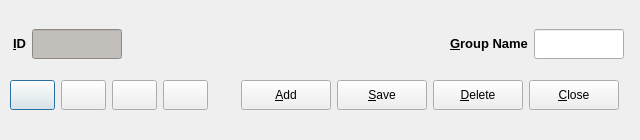
<?xml version="1.0" encoding="UTF-8"?>
<ui version="4.0">
 <class>GroupSetupDlg</class>
 <widget class="QDialog" name="GroupSetupDlg">
  <property name="geometry">
   <rect>
    <x>0</x>
    <y>0</y>
    <width>640</width>
    <height>140</height>
   </rect>
  </property>
  <property name="minimumSize">
   <size>
    <width>640</width>
    <height>140</height>
   </size>
  </property>
  <property name="maximumSize">
   <size>
    <width>640</width>
    <height>140</height>
   </size>
  </property>
  <property name="windowTitle">
   <string>Group Setup Entry</string>
  </property>
  <widget class="QWidget" name="layoutWidget">
   <property name="geometry">
    <rect>
     <x>10</x>
     <y>70</y>
     <width>206</width>
     <height>51</height>
    </rect>
   </property>
   <layout class="QHBoxLayout" name="horizontalLayout_2">
    <item>
     <widget class="QPushButton" name="firstEntry">
      <property name="minimumSize">
       <size>
        <width>45</width>
        <height>30</height>
       </size>
      </property>
      <property name="maximumSize">
       <size>
        <width>45</width>
        <height>30</height>
       </size>
      </property>
      <property name="toolTip">
       <string>First Entry</string>
      </property>
      <property name="text">
       <string/>
      </property>
      <property name="icon">
       <iconset resource="fmrd_resources.qrc">
        <normaloff>:/images/first.png</normaloff>:/images/first.png</iconset>
      </property>
     </widget>
    </item>
    <item>
     <widget class="QPushButton" name="prevEntry">
      <property name="minimumSize">
       <size>
        <width>45</width>
        <height>30</height>
       </size>
      </property>
      <property name="maximumSize">
       <size>
        <width>45</width>
        <height>30</height>
       </size>
      </property>
      <property name="toolTip">
       <string>Previous Entry</string>
      </property>
      <property name="text">
       <string/>
      </property>
      <property name="icon">
       <iconset resource="fmrd_resources.qrc">
        <normaloff>:/images/prev.png</normaloff>:/images/prev.png</iconset>
      </property>
     </widget>
    </item>
    <item>
     <widget class="QPushButton" name="nextEntry">
      <property name="minimumSize">
       <size>
        <width>45</width>
        <height>30</height>
       </size>
      </property>
      <property name="maximumSize">
       <size>
        <width>45</width>
        <height>30</height>
       </size>
      </property>
      <property name="toolTip">
       <string>Next Entry</string>
      </property>
      <property name="text">
       <string/>
      </property>
      <property name="icon">
       <iconset resource="fmrd_resources.qrc">
        <normaloff>:/images/next.png</normaloff>:/images/next.png</iconset>
      </property>
     </widget>
    </item>
    <item>
     <widget class="QPushButton" name="lastEntry">
      <property name="minimumSize">
       <size>
        <width>45</width>
        <height>30</height>
       </size>
      </property>
      <property name="maximumSize">
       <size>
        <width>45</width>
        <height>30</height>
       </size>
      </property>
      <property name="toolTip">
       <string>Last Entry</string>
      </property>
      <property name="text">
       <string/>
      </property>
      <property name="icon">
       <iconset resource="fmrd_resources.qrc">
        <normaloff>:/images/last.png</normaloff>:/images/last.png</iconset>
      </property>
     </widget>
    </item>
    <item>
     <spacer name="horizontalSpacer_2">
      <property name="orientation">
       <enum>Qt::Horizontal</enum>
      </property>
      <property name="sizeHint" stdset="0">
       <size>
        <width>18</width>
        <height>20</height>
       </size>
      </property>
     </spacer>
    </item>
   </layout>
  </widget>
  <widget class="QWidget" name="layoutWidget">
   <property name="geometry">
    <rect>
     <x>221</x>
     <y>70</y>
     <width>418</width>
     <height>51</height>
    </rect>
   </property>
   <layout class="QHBoxLayout" name="horizontalLayout_3">
    <item>
     <spacer name="horizontalSpacer_3">
      <property name="orientation">
       <enum>Qt::Horizontal</enum>
      </property>
      <property name="sizeHint" stdset="0">
       <size>
        <width>13</width>
        <height>46</height>
       </size>
      </property>
     </spacer>
    </item>
    <item>
     <widget class="QPushButton" name="addEntry">
      <property name="minimumSize">
       <size>
        <width>90</width>
        <height>30</height>
       </size>
      </property>
      <property name="maximumSize">
       <size>
        <width>90</width>
        <height>30</height>
       </size>
      </property>
      <property name="toolTip">
       <string>Add Entry</string>
      </property>
      <property name="text">
       <string>&amp;Add</string>
      </property>
      <property name="icon">
       <iconset resource="fmrd_resources.qrc">
        <normaloff>:/images/add.png</normaloff>:/images/add.png</iconset>
      </property>
     </widget>
    </item>
    <item>
     <widget class="QPushButton" name="saveEntry">
      <property name="minimumSize">
       <size>
        <width>90</width>
        <height>30</height>
       </size>
      </property>
      <property name="maximumSize">
       <size>
        <width>90</width>
        <height>30</height>
       </size>
      </property>
      <property name="toolTip">
       <string>Delete Entry</string>
      </property>
      <property name="text">
       <string>&amp;Save</string>
      </property>
      <property name="icon">
       <iconset resource="fmrd_resources.qrc">
        <normaloff>:/images/save.png</normaloff>:/images/save.png</iconset>
      </property>
     </widget>
    </item>
    <item>
     <widget class="QPushButton" name="deleteEntry">
      <property name="minimumSize">
       <size>
        <width>90</width>
        <height>30</height>
       </size>
      </property>
      <property name="maximumSize">
       <size>
        <width>90</width>
        <height>30</height>
       </size>
      </property>
      <property name="toolTip">
       <string>Delete Entry</string>
      </property>
      <property name="text">
       <string>&amp;Delete</string>
      </property>
      <property name="icon">
       <iconset resource="fmrd_resources.qrc">
        <normaloff>:/images/delete.png</normaloff>:/images/delete.png</iconset>
      </property>
     </widget>
    </item>
    <item>
     <widget class="QPushButton" name="closeButton">
      <property name="minimumSize">
       <size>
        <width>90</width>
        <height>30</height>
       </size>
      </property>
      <property name="maximumSize">
       <size>
        <width>90</width>
        <height>30</height>
       </size>
      </property>
      <property name="toolTip">
       <string>Close Window</string>
      </property>
      <property name="text">
       <string>&amp;Close</string>
      </property>
      <property name="icon">
       <iconset resource="fmrd_resources.qrc">
        <normaloff>:/images/quit.png</normaloff>:/images/quit.png</iconset>
      </property>
     </widget>
    </item>
    <item>
     <spacer name="horizontalSpacer_4">
      <property name="orientation">
       <enum>Qt::Horizontal</enum>
      </property>
      <property name="sizeHint" stdset="0">
       <size>
        <width>13</width>
        <height>46</height>
       </size>
      </property>
     </spacer>
    </item>
   </layout>
  </widget>
  <widget class="QWidget" name="layoutWidget">
   <property name="geometry">
    <rect>
     <x>13</x>
     <y>20</y>
     <width>611</width>
     <height>48</height>
    </rect>
   </property>
   <layout class="QHBoxLayout" name="horizontalLayout">
    <item>
     <widget class="QLabel" name="label">
      <property name="text">
       <string>&lt;!DOCTYPE HTML PUBLIC &quot;-//W3C//DTD HTML 4.0//EN&quot; &quot;http://www.w3.org/TR/REC-html40/strict.dtd&quot;&gt;
&lt;html&gt;&lt;head&gt;&lt;meta name=&quot;qrichtext&quot; content=&quot;1&quot; /&gt;&lt;style type=&quot;text/css&quot;&gt;
p, li { white-space: pre-wrap; }
&lt;/style&gt;&lt;/head&gt;&lt;body style=&quot; font-family:'Sans Serif'; font-size:10pt; font-weight:400; font-style:normal;&quot;&gt;
&lt;p style=&quot; margin-top:0px; margin-bottom:0px; margin-left:0px; margin-right:0px; -qt-block-indent:0; text-indent:0px;&quot;&gt;&lt;span style=&quot; font-weight:600;&quot;&gt;&amp;amp;ID&lt;/span&gt;&lt;/p&gt;&lt;/body&gt;&lt;/html&gt;</string>
      </property>
      <property name="buddy">
       <cstring>groupID_display</cstring>
      </property>
     </widget>
    </item>
    <item>
     <widget class="QLineEdit" name="groupID_display">
      <property name="minimumSize">
       <size>
        <width>90</width>
        <height>30</height>
       </size>
      </property>
      <property name="maximumSize">
       <size>
        <width>90</width>
        <height>30</height>
       </size>
      </property>
      <property name="styleSheet">
       <string notr="true">background-color: rgb(194, 190, 186);</string>
      </property>
      <property name="readOnly">
       <bool>true</bool>
      </property>
     </widget>
    </item>
    <item>
     <spacer name="horizontalSpacer">
      <property name="orientation">
       <enum>Qt::Horizontal</enum>
      </property>
      <property name="sizeHint" stdset="0">
       <size>
        <width>78</width>
        <height>20</height>
       </size>
      </property>
     </spacer>
    </item>
    <item>
     <widget class="QLabel" name="label_2">
      <property name="text">
       <string>&lt;!DOCTYPE HTML PUBLIC &quot;-//W3C//DTD HTML 4.0//EN&quot; &quot;http://www.w3.org/TR/REC-html40/strict.dtd&quot;&gt;
&lt;html&gt;&lt;head&gt;&lt;meta name=&quot;qrichtext&quot; content=&quot;1&quot; /&gt;&lt;style type=&quot;text/css&quot;&gt;
p, li { white-space: pre-wrap; }
&lt;/style&gt;&lt;/head&gt;&lt;body style=&quot; font-family:'Sans'; font-size:10pt; font-weight:400; font-style:normal;&quot;&gt;
&lt;p style=&quot; margin-top:0px; margin-bottom:0px; margin-left:0px; margin-right:0px; -qt-block-indent:0; text-indent:0px;&quot;&gt;&lt;span style=&quot; font-family:'Sans Serif'; font-weight:600;&quot;&gt;&amp;amp;Group Name&lt;/span&gt;&lt;/p&gt;&lt;/body&gt;&lt;/html&gt;</string>
      </property>
      <property name="buddy">
       <cstring>groupDescEdit</cstring>
      </property>
     </widget>
    </item>
    <item>
     <widget class="QLineEdit" name="groupDescEdit">
      <property name="minimumSize">
       <size>
        <width>90</width>
        <height>30</height>
       </size>
      </property>
      <property name="maximumSize">
       <size>
        <width>90</width>
        <height>30</height>
       </size>
      </property>
      <property name="toolTip">
       <string>Group name</string>
      </property>
      <property name="maxLength">
       <number>2</number>
      </property>
     </widget>
    </item>
   </layout>
  </widget>
 </widget>
 <resources>
  <include location="fmrd_resources.qrc"/>
 </resources>
 <connections/>
</ui>
